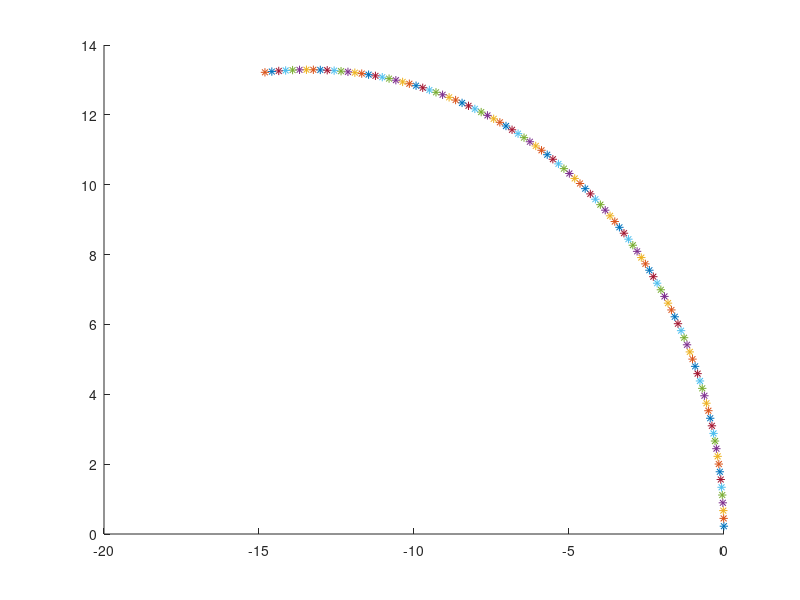

Here is the MATLAB script that generated this plot:

timeStamp = 10;
dt = 1 / timeStamp;
u_s = 2.235; % m/s -> 5mph
u_phi = 0.424;% rad/s, with min turning radius 13.4
L = 6.05;

x = 0;
y = 0;
theta = pi / 2;

hold on;
for i = 1 : 10 * timeStamp 
  theta = theta + u_s / L * tan(u_phi) * dt;
  x = x + u_s * cos(theta) * dt;
  y = y + u_s * sin(theta) * dt;
  plot(x, y, '*');
end

drawnow;
